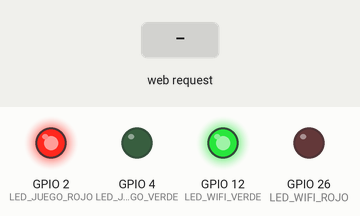
The sketch below on a simulated ESP32. Shown: output pins drawn as LEDs (lit = HIGH). The test bench sets the inputs (shaded band). WiFi joins after 1.5 s; servers stay silent unless stated; what the sketch prints to the serial monitor is not drawn.

Above: at 2.7 s.
2.8 s: HTTP request GET /inicio received
At 3.7 s:
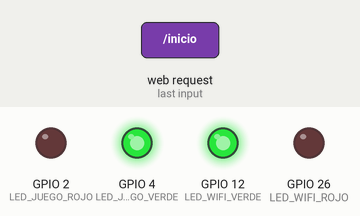
4.3 s: HTTP request GET /fin received
At 4.7 s:
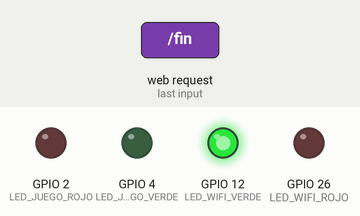
Timing chart, 0 to 13.3 s (numbered marks = the images above; inputs shaded):
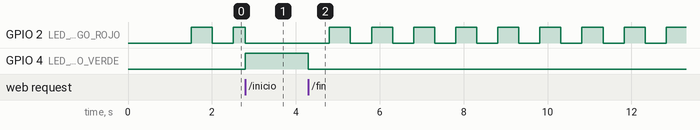

The sketch:

codigo-mando.ino
```cpp
#include <WiFi.h>
#include <WebServer.h>

// =========================
// CONFIGURACIÓN WIFI
// =========================
const char* ssid = "IgniferS23";
const char* password = "ignifer2213";

// =========================
// LEDS
// =========================
#define LED_WIFI_ROJO 26
#define LED_WIFI_VERDE 12
#define LED_JUEGO_ROJO 2
#define LED_JUEGO_VERDE 4

// =========================
// BOTONES
// =========================
int botonu = 15;
int botond = 18;
int botonl = 19;
int botonr = 21;
int botona = 22;
int botonb = 23;

// =========================
// BATERÍA
// =========================
const float V_BAT_REAL = 4.20;
const float V_ADC_MEDIDO = 1.03;
const float FACTOR_CAL = V_BAT_REAL / V_ADC_MEDIDO;
#define BATTERY_PIN 34
const int SAMPLES = 12;
const float VREF = 3.3;

const float LVL_100 = 4.10;
const float LVL_75  = 3.95;
const float LVL_50  = 3.75;
const float LVL_25  = 3.55;
const float LVL_0   = 3.30;

int lastPercentInterval = 100;

// =========================
// VARIABLES DE ESTADO
// =========================
bool juegoActivo = false;
unsigned long ultimoParpadeo = 0;
bool estadoRojo = false;

WebServer server(80);

// =========================
// FUNCIONES AUXILIARES
// =========================
void parpadeoRojo(int pinRojo, int pinVerde) {
  if (millis() - ultimoParpadeo > 500) {
    ultimoParpadeo = millis();
    estadoRojo = !estadoRojo;
    digitalWrite(pinVerde, LOW);
    digitalWrite(pinRojo, estadoRojo ? HIGH : LOW);
  }
}

float readBatteryVoltageCalibrated() {
  long raw = 0;
  for (int i = 0; i < SAMPLES; i++) {
    raw += analogRead(BATTERY_PIN);
    delay(5);
  }
  float avgRaw = raw / (float)SAMPLES;
  float v_adc = (avgRaw / 4095.0) * VREF;
  float v_bat = v_adc * FACTOR_CAL;
  return v_bat;
}

int getBatteryPercentInterval(float v) {
  int newPercent = lastPercentInterval;

  if (v >= LVL_100) newPercent = 100;
  else if (v >= LVL_75 && lastPercentInterval > 75) newPercent = 100;
  else if (v >= LVL_75) newPercent = 75;
  else if (v >= LVL_50 && lastPercentInterval > 50) newPercent = 75;
  else if (v >= LVL_50) newPercent = 50;
  else if (v >= LVL_25 && lastPercentInterval > 25) newPercent = 50;
  else if (v >= LVL_25) newPercent = 25;
  else if (v >= LVL_0 && lastPercentInterval > 0) newPercent = 25;
  else newPercent = 0;

  lastPercentInterval = newPercent;
  return newPercent;
}

// =========================
// SETUP
// =========================
void setup() {
  Serial.begin(115200);
  WiFi.begin(ssid, password);
  Serial.print("Conectando WiFi");
  while (WiFi.status() != WL_CONNECTED) {
    delay(500);
    Serial.print(".");
  }
  Serial.println("\nWiFi Conectado");
  Serial.println(WiFi.localIP());

  pinMode(LED_WIFI_ROJO, OUTPUT);
  pinMode(LED_WIFI_VERDE, OUTPUT);
  pinMode(LED_JUEGO_ROJO, OUTPUT);
  pinMode(LED_JUEGO_VERDE, OUTPUT);

  int botones[] = {botonu, botond, botonl, botonr, botona, botonb};
  for (int i = 0; i < 6; i++) {
    pinMode(botones[i], INPUT_PULLUP);
  }

  analogSetPinAttenuation(BATTERY_PIN, ADC_11db);

  // LED inicial: WiFi conectado (verde)
  digitalWrite(LED_WIFI_VERDE, HIGH);
  digitalWrite(LED_WIFI_ROJO, LOW);
  digitalWrite(LED_JUEGO_VERDE, LOW);
  digitalWrite(LED_JUEGO_ROJO, HIGH);

  // =========================
  // RUTAS WEB
  // =========================
  server.on("/inicio", HTTP_GET, []() {
    server.sendHeader("Access-Control-Allow-Origin", "*"); // <--- AGREGAR ESTA LINEA
    juegoActivo = true;
    digitalWrite(LED_JUEGO_ROJO, LOW);
    digitalWrite(LED_JUEGO_VERDE, HIGH);
    server.send(200, "text/plain", "Juego iniciado");
});

  server.on("/fin", HTTP_GET, []() {
    server.sendHeader("Access-Control-Allow-Origin", "*"); // <--- AGREGAR ESTA LINEA
    juegoActivo = false;
    digitalWrite(LED_JUEGO_VERDE, LOW);
    digitalWrite(LED_JUEGO_ROJO, HIGH);
    server.send(200, "text/plain", "Juego terminado");
  });

  // Estado completo en JSON
  server.on("/estado", HTTP_GET, []() {
    server.sendHeader("Access-Control-Allow-Origin", "*"); // <--- AGREGAR ESTA LINEA
    float vbat = readBatteryVoltageCalibrated();
    int batPercent = getBatteryPercentInterval(vbat);

    String json = "{";
    json += "\"botones\":{";
    json += "\"u\":" + String(!digitalRead(botonu)) + ",";
    json += "\"d\":" + String(!digitalRead(botond)) + ",";
    json += "\"l\":" + String(!digitalRead(botonl)) + ",";
    json += "\"r\":" + String(!digitalRead(botonr)) + ",";
    json += "\"a\":" + String(!digitalRead(botona)) + ",";
    json += "\"b\":" + String(!digitalRead(botonb));
    json += "},";
    json += "\"bateria\":" + String(batPercent);
    json += "}";

    server.send(200, "application/json", json);
  });

  server.begin();
}

// =========================
// LOOP
// =========================
void loop() {
  server.handleClient();

  if (!juegoActivo) {
    parpadeoRojo(LED_JUEGO_ROJO, LED_JUEGO_VERDE);
  }
}
```

Measured:
- after the input at 2.8 s, GPIO 4 (LED_JUEGO_VERDE): LOW → HIGH at once
- after the input at 4.3 s, GPIO 2 (LED_JUEGO_ROJO): alternates HIGH for 0.50 s and LOW for 0.50 s, starting after 0.50 s; GPIO 4 (LED_JUEGO_VERDE): HIGH → LOW at once
